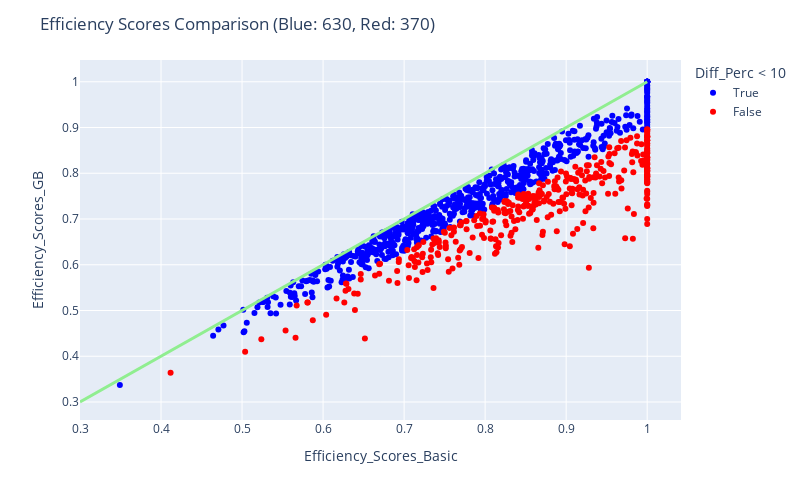

Notebook code for this chart:
### Code cell
fig = px.scatter(res_gb, x="Efficiency_Scores_Basic", y="Efficiency_Scores_GB", color = "Diff_Perc < 10", color_discrete_map= {True:"blue", False: "red"},
                 hover_data=["Efficiency_Scores_Basic", "Efficiency_Scores_GB", "Diff_Perc"] + [res_gb.index])


fig.add_traces(
    list(px.line(x = np.linspace(0.3, 1, num=2), y = np.linspace(0.3, 1, num=2)).select_traces())
)

fig.update_traces(line_color='lightgreen', line_width=3)

fig.update_layout(
    autosize=False,
    width=800,
    height=500,
    title_text=f"Efficiency Scores Comparison (Blue: {blue}, Red: {red})",
)

fig.show()

### Figure 1 — Plotly figure (JSON) as saved in the notebook; plotly's stock layout.template omitted (floating-point values rounded to 4 significant figures; data arrays with more than 128 entries replaced by an {"elided": "..."} marker saying what was removed)
{"data": [{"customdata": {"elided": "630x2 mixed values"}, "hovertemplate": "Diff_Perc < 10=True<br>Efficiency_Scores_Basic=%{x}<br>Efficiency_Scores_GB=%{y}<br>Diff_Perc=%{customdata[0]}<br>index=%{customdata[1]}<extra></extra>", "legendgroup": "True", "line": {"color": "lightgreen", "width": 3}, "marker": {"color": "blue", "symbol": "circle"}, "mode": "markers", "name": "True", "orientation": "v", "showlegend": true, "type": "scatter", "x": {"elided": "630 float values"}, "xaxis": "x", "y": {"elided": "630 float values"}, "yaxis": "y"}, {"customdata": {"elided": "370x2 mixed values"}, "hovertemplate": "Diff_Perc < 10=False<br>Efficiency_Scores_Basic=%{x}<br>Efficiency_Scores_GB=%{y}<br>Diff_Perc=%{customdata[0]}<br>index=%{customdata[1]}<extra></extra>", "legendgroup": "False", "line": {"color": "lightgreen", "width": 3}, "marker": {"color": "red", "symbol": "circle"}, "mode": "markers", "name": "False", "orientation": "v", "showlegend": true, "type": "scatter", "x": {"elided": "370 float values"}, "xaxis": "x", "y": {"elided": "370 float values"}, "yaxis": "y"}, {"hovertemplate": "x=%{x}<br>y=%{y}<extra></extra>", "legendgroup": "", "line": {"color": "lightgreen", "dash": "solid", "width": 3}, "marker": {"symbol": "circle"}, "mode": "lines", "name": "", "orientation": "v", "showlegend": false, "type": "scatter", "x": [0.3, 1], "xaxis": "x", "y": [0.3, 1], "yaxis": "y"}], "layout": {"autosize": false, "height": 500, "legend": {"title": {"text": "Diff_Perc < 10"}, "tracegroupgap": 0}, "margin": {"t": 60}, "title": {"text": "Efficiency Scores Comparison (Blue: 630, Red: 370)"}, "width": 800, "xaxis": {"anchor": "y", "autorange": true, "domain": [0, 1], "range": [0.3, 1.042], "title": {"text": "Efficiency_Scores_Basic"}, "type": "linear"}, "yaxis": {"anchor": "x", "autorange": true, "domain": [0, 1], "range": [0.2607, 1.048], "title": {"text": "Efficiency_Scores_GB"}, "type": "linear"}}}
